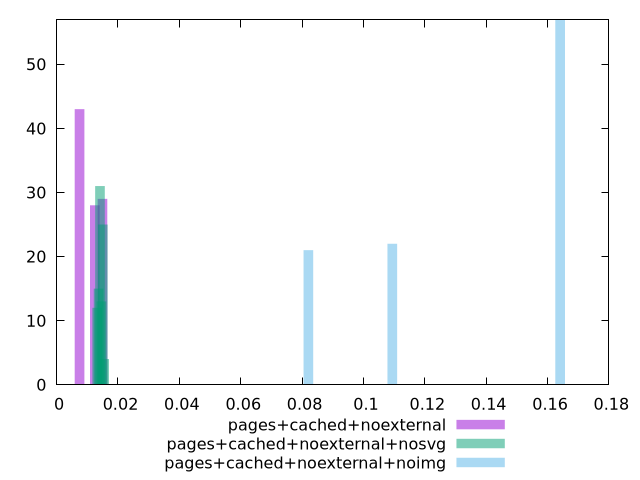

gnuplot code for this plot:
$_pagesCachedNoexternal <<EOF
0.007473435844343016 43
0.012455726407238361 28
0.014946871688686032 29
EOF
$_pagesCachedNoexternalNosvg <<EOF
0.014584692365170383 13
0.013673149092347235 15
0.014128920728758808 31
0.015040464001581958 25
0.01321737745593566 12
0.015496235637993532 4
EOF
$_pagesCachedNoexternalNoimg <<EOF
0.1641168311044277 57
0.08205841555221385 21
0.10941122073628515 22
EOF
set key outside below
set terminal pngcairo
set output "report_00004_2020-11-02T20-21-41.718Z/largest-contentful-paint/largest-contentful-paint_pages+cached+noexternal_pages+cached+noexternal+nosvg_pages+cached+noexternal+noimg+hist.png"
set boxwidth 0.003132867905201694
set style fill transparent solid 0.5 noborder
set yrange [0:57]
plot $_pagesCachedNoexternal title "pages+cached+noexternal" with boxes ,$_pagesCachedNoexternalNosvg title "pages+cached+noexternal+nosvg" with boxes ,$_pagesCachedNoexternalNoimg title "pages+cached+noexternal+noimg" with boxes ,
